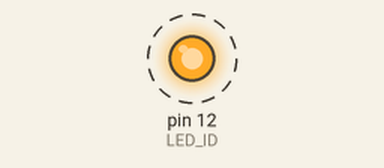
Recording of a sketch running on a simulated Arduino Uno, built with avr-gcc and run on an emulated ATmega328P. Parts: output pins drawn as LEDs (lit = HIGH). Dashed ring = blinking. What the sketch prints to the serial monitor is not drawn.

Above: at 0.5 s.
Timing chart, 0 to 3.5 s (numbered marks = the images above):
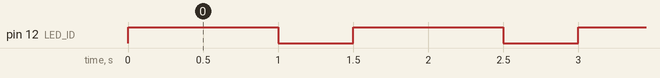

The sketch:

work2.ino
```cpp
#define LED_ID 12      // LEDのポート
int on = 1000;         // 点灯時間（ミリ秒）
int off = 500;         // 消灯時間（ミリ秒）
bool ledState = false; // LEDの状態
void setup() {
  // 出⼒設定
  pinMode(LED_ID, OUTPUT);
  // シリアルポートを開く
  Serial.begin(115200);
}

void loop() {
  ledState = !ledState;           // 状態を反転
  digitalWrite(LED_ID, ledState); // LED制御
  // LEDがHIGHならば
  if (ledState) {
    Serial.write(255); // ⾚⾊情報送信
    delay(on);         // on秒待つ
  } else {
    Serial.write((byte)0); // ⿊⾊情報送信
    delay(off);            // off秒待つ
  }
}
```

Measured:
- by itself, pin 12 (LED_ID): alternates HIGH for 1.0 s and LOW for 0.50 s
